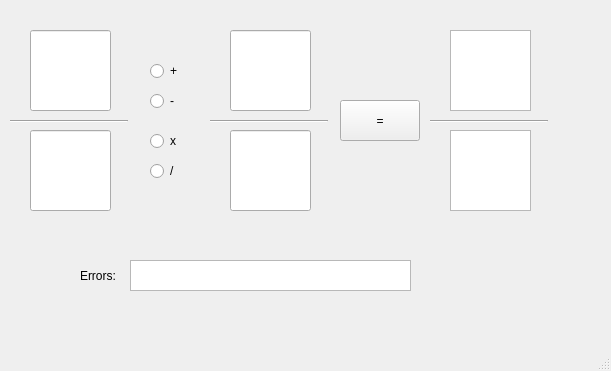
<?xml version="1.0" encoding="UTF-8"?>
<ui version="4.0">
 <class>FractionGUI</class>
 <widget class="QMainWindow" name="FractionGUI">
  <property name="geometry">
   <rect>
    <x>0</x>
    <y>0</y>
    <width>611</width>
    <height>371</height>
   </rect>
  </property>
  <property name="windowTitle">
   <string>Connor Massey Fraction Calculator</string>
  </property>
  <widget class="QWidget" name="centralwidget">
   <widget class="QLineEdit" name="fraction1_num">
    <property name="geometry">
     <rect>
      <x>30</x>
      <y>30</y>
      <width>81</width>
      <height>81</height>
     </rect>
    </property>
    <property name="font">
     <font>
      <pointsize>16</pointsize>
     </font>
    </property>
   </widget>
   <widget class="QLineEdit" name="fraction2_num">
    <property name="geometry">
     <rect>
      <x>230</x>
      <y>30</y>
      <width>81</width>
      <height>81</height>
     </rect>
    </property>
    <property name="font">
     <font>
      <pointsize>16</pointsize>
     </font>
    </property>
   </widget>
   <widget class="QPushButton" name="EqualsButton">
    <property name="geometry">
     <rect>
      <x>340</x>
      <y>100</y>
      <width>80</width>
      <height>41</height>
     </rect>
    </property>
    <property name="text">
     <string>=</string>
    </property>
   </widget>
   <widget class="QTextBrowser" name="answer_num">
    <property name="geometry">
     <rect>
      <x>450</x>
      <y>30</y>
      <width>81</width>
      <height>81</height>
     </rect>
    </property>
    <property name="font">
     <font>
      <pointsize>16</pointsize>
     </font>
    </property>
    <property name="html">
     <string>&lt;!DOCTYPE HTML PUBLIC &quot;-//W3C//DTD HTML 4.0//EN&quot; &quot;http://www.w3.org/TR/REC-html40/strict.dtd&quot;&gt;
&lt;html&gt;&lt;head&gt;&lt;meta name=&quot;qrichtext&quot; content=&quot;1&quot; /&gt;&lt;style type=&quot;text/css&quot;&gt;
p, li { white-space: pre-wrap; }
&lt;/style&gt;&lt;/head&gt;&lt;body style=&quot; font-family:'MS Shell Dlg 2'; font-size:16pt; font-weight:400; font-style:normal;&quot;&gt;
&lt;p align=&quot;center&quot; style=&quot;-qt-paragraph-type:empty; margin-top:0px; margin-bottom:0px; margin-left:0px; margin-right:0px; -qt-block-indent:0; text-indent:0px; font-size:20pt;&quot;&gt;&lt;br /&gt;&lt;/p&gt;&lt;/body&gt;&lt;/html&gt;</string>
    </property>
   </widget>
   <widget class="QLineEdit" name="fraction1_denom">
    <property name="geometry">
     <rect>
      <x>30</x>
      <y>130</y>
      <width>81</width>
      <height>81</height>
     </rect>
    </property>
    <property name="font">
     <font>
      <pointsize>16</pointsize>
     </font>
    </property>
   </widget>
   <widget class="QLineEdit" name="fraction2_denom">
    <property name="geometry">
     <rect>
      <x>230</x>
      <y>130</y>
      <width>81</width>
      <height>81</height>
     </rect>
    </property>
    <property name="font">
     <font>
      <pointsize>16</pointsize>
     </font>
    </property>
   </widget>
   <widget class="QRadioButton" name="addButton">
    <property name="geometry">
     <rect>
      <x>150</x>
      <y>60</y>
      <width>51</width>
      <height>22</height>
     </rect>
    </property>
    <property name="text">
     <string>+</string>
    </property>
   </widget>
   <widget class="QRadioButton" name="subtractButton">
    <property name="geometry">
     <rect>
      <x>150</x>
      <y>90</y>
      <width>51</width>
      <height>22</height>
     </rect>
    </property>
    <property name="text">
     <string>-</string>
    </property>
   </widget>
   <widget class="QRadioButton" name="multiplyButton">
    <property name="geometry">
     <rect>
      <x>150</x>
      <y>130</y>
      <width>51</width>
      <height>22</height>
     </rect>
    </property>
    <property name="text">
     <string>x</string>
    </property>
   </widget>
   <widget class="QRadioButton" name="devideButton">
    <property name="geometry">
     <rect>
      <x>150</x>
      <y>160</y>
      <width>51</width>
      <height>22</height>
     </rect>
    </property>
    <property name="text">
     <string>/</string>
    </property>
   </widget>
   <widget class="Line" name="line">
    <property name="geometry">
     <rect>
      <x>10</x>
      <y>120</y>
      <width>118</width>
      <height>3</height>
     </rect>
    </property>
    <property name="orientation">
     <enum>Qt::Horizontal</enum>
    </property>
   </widget>
   <widget class="Line" name="line_2">
    <property name="geometry">
     <rect>
      <x>210</x>
      <y>120</y>
      <width>118</width>
      <height>3</height>
     </rect>
    </property>
    <property name="orientation">
     <enum>Qt::Horizontal</enum>
    </property>
   </widget>
   <widget class="QTextBrowser" name="errorDisplay">
    <property name="geometry">
     <rect>
      <x>130</x>
      <y>260</y>
      <width>281</width>
      <height>31</height>
     </rect>
    </property>
    <property name="html">
     <string>&lt;!DOCTYPE HTML PUBLIC &quot;-//W3C//DTD HTML 4.0//EN&quot; &quot;http://www.w3.org/TR/REC-html40/strict.dtd&quot;&gt;
&lt;html&gt;&lt;head&gt;&lt;meta name=&quot;qrichtext&quot; content=&quot;1&quot; /&gt;&lt;style type=&quot;text/css&quot;&gt;
p, li { white-space: pre-wrap; }
&lt;/style&gt;&lt;/head&gt;&lt;body style=&quot; font-family:'MS Shell Dlg 2'; font-size:7.8pt; font-weight:400; font-style:normal;&quot;&gt;
&lt;p style=&quot;-qt-paragraph-type:empty; margin-top:0px; margin-bottom:0px; margin-left:0px; margin-right:0px; -qt-block-indent:0; text-indent:0px;&quot;&gt;&lt;br /&gt;&lt;/p&gt;&lt;/body&gt;&lt;/html&gt;</string>
    </property>
   </widget>
   <widget class="QLabel" name="label">
    <property name="geometry">
     <rect>
      <x>80</x>
      <y>265</y>
      <width>55</width>
      <height>21</height>
     </rect>
    </property>
    <property name="text">
     <string>Errors:</string>
    </property>
   </widget>
   <widget class="QTextBrowser" name="answer_denom">
    <property name="geometry">
     <rect>
      <x>450</x>
      <y>130</y>
      <width>81</width>
      <height>81</height>
     </rect>
    </property>
    <property name="font">
     <font>
      <pointsize>16</pointsize>
     </font>
    </property>
    <property name="html">
     <string>&lt;!DOCTYPE HTML PUBLIC &quot;-//W3C//DTD HTML 4.0//EN&quot; &quot;http://www.w3.org/TR/REC-html40/strict.dtd&quot;&gt;
&lt;html&gt;&lt;head&gt;&lt;meta name=&quot;qrichtext&quot; content=&quot;1&quot; /&gt;&lt;style type=&quot;text/css&quot;&gt;
p, li { white-space: pre-wrap; }
&lt;/style&gt;&lt;/head&gt;&lt;body style=&quot; font-family:'MS Shell Dlg 2'; font-size:16pt; font-weight:400; font-style:normal;&quot;&gt;
&lt;p align=&quot;center&quot; style=&quot;-qt-paragraph-type:empty; margin-top:0px; margin-bottom:0px; margin-left:0px; margin-right:0px; -qt-block-indent:0; text-indent:0px; font-size:7.8pt;&quot;&gt;&lt;br /&gt;&lt;/p&gt;&lt;/body&gt;&lt;/html&gt;</string>
    </property>
   </widget>
   <widget class="Line" name="line_3">
    <property name="geometry">
     <rect>
      <x>430</x>
      <y>120</y>
      <width>118</width>
      <height>3</height>
     </rect>
    </property>
    <property name="orientation">
     <enum>Qt::Horizontal</enum>
    </property>
   </widget>
  </widget>
  <widget class="QMenuBar" name="menubar">
   <property name="geometry">
    <rect>
     <x>0</x>
     <y>0</y>
     <width>611</width>
     <height>25</height>
    </rect>
   </property>
  </widget>
  <widget class="QStatusBar" name="statusbar"/>
 </widget>
 <resources/>
 <connections/>
</ui>
